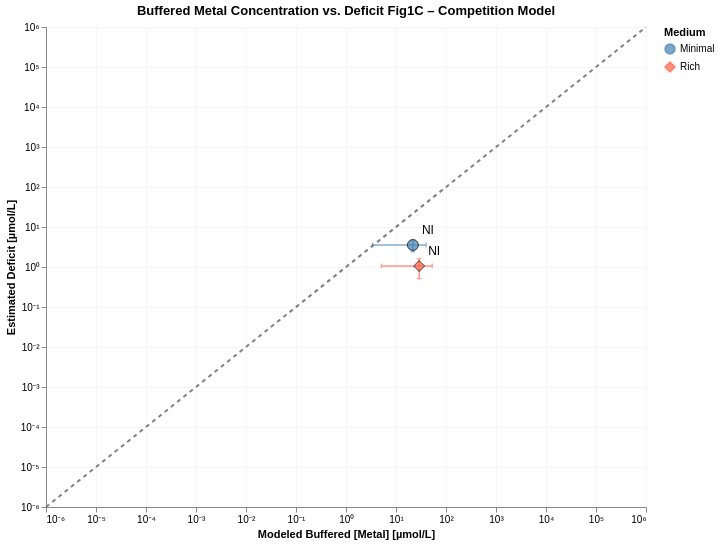

Notebook cell for this chart:
### Code cell
plot_df_comp = build_plot_df(
    est_competition_minimal_lb, est_competition_minimal_ub,
    est_competition_rich_lb,    est_competition_rich_ub,
    deficit_minimal, deficit_rich,
)

df = pl.from_pandas(plot_df_comp).with_columns([
    (pl.col("est_buf_center_M") * 1e6).alias("x_uM"),
    (pl.col("est_buf_lb_M")     * 1e6).alias("x_lb_uM"),
    (pl.col("est_buf_ub_M")     * 1e6).alias("x_ub_uM"),
    (pl.col("deficit_M")        * 1e6).alias("y_uM"),
    (pl.col("deficit_M_err")    * 1e6).alias("y_err_uM"),
])

DOMAIN_MIN = 1e-7   # just below your domain floor of 1e-6

df = df.with_columns([
    pl.max_horizontal(
        pl.col("y_uM") - pl.col("y_err_uM"),
        pl.lit(DOMAIN_MIN)
    ).alias("y_lo_uM"),
    (pl.col("y_uM") + pl.col("y_err_uM")).alias("y_hi_uM"),
])

df = df.filter(pl.col("Element") == "NI")

base = alt.Chart(df).encode(
)
x_scale = alt.Scale(type="log", domain=[1e-6, 1e6])
y_scale = alt.Scale(type="log", domain=[1e-6, 1e6])

_ax_x = alt.Axis(labelExpr=_log_label_unicode, title="Modeled Buffered [Metal] [µmol/L]")
_ax_y = alt.Axis(labelExpr=_log_label_unicode, title="Estimated Deficit [µmol/L]")

ref_line = alt.Chart(ref_df).mark_line(strokeDash=[4,4], color="gray").encode(
    x=alt.X("v:Q", scale=x_scale, axis=_ax_x),
    y=alt.Y("v:Q", scale=y_scale, axis=_ax_y),
)
x_bars = base.mark_errorbar(ticks=True).encode(
    x=alt.X("x_lb_uM:Q", scale=x_scale, title=""),
    x2="x_ub_uM:Q",
    y=alt.Y("y_uM:Q", scale=y_scale),
    color="Medium:N",
)
y_bars = base.mark_errorbar(ticks=True, clip=True).encode(
    x=alt.X("x_uM:Q"),
    y=alt.Y("y_lo_uM:Q",  scale=y_scale, title=''),   # explicit log scale + clamped lower
    y2=alt.Y2("y_hi_uM:Q"),
    color="Medium:N",
)
points = base.mark_point(filled=True, size=120, stroke='black', strokeWidth=1).encode(
    x=alt.X("x_uM:Q", scale=x_scale, axis=_ax_x),
    y=alt.Y("y_uM:Q", scale=y_scale, axis=_ax_y),
    color=alt.Color("Medium:N",
        scale=alt.Scale(domain=["Minimal","Rich"], range=["steelblue","tomato"])),
    shape=alt.Shape("Medium:N",
        scale=alt.Scale(domain=["Minimal","Rich"], range=["circle","diamond"])),
)
# 5. Text labels
labels = base.mark_text(dx=15, dy=-15, fontSize=12).encode(
    x=alt.X("x_uM:Q", scale=alt.Scale(type="log")),
    y=alt.Y("y_uM:Q", scale=alt.Scale(type="log")),
    text="Element:N",
)
chart = (ref_line + x_bars + y_bars + points + labels).properties(
    width=600, height=480,
    title="Buffered Metal Concentration vs. Deficit Fig1C – Competition Model"
).configure_axis(gridColor='#f3f6fa')
# chart.save('notebooks/cofactors/buffer_figures/NI_buffered_metal_vs_deficit_competition.svg')
chart

### Figure 1 — Vega-Lite specification as saved in the notebook (floating-point values rounded to 4 significant figures)
{"config": {"view": {"continuousWidth": 300, "continuousHeight": 300}, "axis": {"gridColor": "#f3f6fa"}}, "layer": [{"data": {"name": "data-1c3ca3cce69c13645fce19fabe446275"}, "mark": {"type": "line", "color": "gray", "strokeDash": [4, 4]}, "encoding": {"x": {"axis": {"labelExpr": "datum.value > 0 ? '10' + replace(replace(replace(replace(replace(replace(replace(replace(replace(replace(replace('' + round(log(datum.value)/LN10), '-','⁻'),'0','⁰'),'1','¹'),'2','²'),'3','³'),'4','⁴'),'5','⁵'),'6','⁶'),'7','⁷'),'8','⁸'),'9','⁹') : '0'", "title": "Modeled Buffered [Metal] [µmol/L]"}, "field": "v", "scale": {"domain": [1e-06, 1000000.0], "type": "log"}, "type": "quantitative"}, "y": {"axis": {"labelExpr": "datum.value > 0 ? '10' + replace(replace(replace(replace(replace(replace(replace(replace(replace(replace(replace('' + round(log(datum.value)/LN10), '-','⁻'),'0','⁰'),'1','¹'),'2','²'),'3','³'),'4','⁴'),'5','⁵'),'6','⁶'),'7','⁷'),'8','⁸'),'9','⁹') : '0'", "title": "Estimated Deficit [µmol/L]"}, "field": "v", "scale": {"domain": [1e-06, 1000000.0], "type": "log"}, "type": "quantitative"}}}, {"data": {"name": "data-d47e79ae879b54f13c2c368abd977312"}, "mark": {"type": "errorbar", "ticks": true}, "encoding": {"color": {"field": "Medium", "type": "nominal"}, "x": {"field": "x_lb_uM", "scale": {"domain": [1e-06, 1000000.0], "type": "log"}, "title": "", "type": "quantitative"}, "x2": {"field": "x_ub_uM"}, "y": {"field": "y_uM", "scale": {"domain": [1e-06, 1000000.0], "type": "log"}, "type": "quantitative"}}}, {"data": {"name": "data-d47e79ae879b54f13c2c368abd977312"}, "mark": {"type": "errorbar", "clip": true, "ticks": true}, "encoding": {"color": {"field": "Medium", "type": "nominal"}, "x": {"field": "x_uM", "type": "quantitative"}, "y": {"field": "y_lo_uM", "scale": {"domain": [1e-06, 1000000.0], "type": "log"}, "title": "", "type": "quantitative"}, "y2": {"field": "y_hi_uM"}}}, {"data": {"name": "data-d47e79ae879b54f13c2c368abd977312"}, "mark": {"type": "point", "filled": true, "size": 120, "stroke": "black", "strokeWidth": 1}, "encoding": {"color": {"field": "Medium", "scale": {"domain": ["Minimal", "Rich"], "range": ["steelblue", "tomato"]}, "type": "nominal"}, "shape": {"field": "Medium", "scale": {"domain": ["Minimal", "Rich"], "range": ["circle", "diamond"]}, "type": "nominal"}, "x": {"axis": {"labelExpr": "datum.value > 0 ? '10' + replace(replace(replace(replace(replace(replace(replace(replace(replace(replace(replace('' + round(log(datum.value)/LN10), '-','⁻'),'0','⁰'),'1','¹'),'2','²'),'3','³'),'4','⁴'),'5','⁵'),'6','⁶'),'7','⁷'),'8','⁸'),'9','⁹') : '0'", "title": "Modeled Buffered [Metal] [µmol/L]"}, "field": "x_uM", "scale": {"domain": [1e-06, 1000000.0], "type": "log"}, "type": "quantitative"}, "y": {"axis": {"labelExpr": "datum.value > 0 ? '10' + replace(replace(replace(replace(replace(replace(replace(replace(replace(replace(replace('' + round(log(datum.value)/LN10), '-','⁻'),'0','⁰'),'1','¹'),'2','²'),'3','³'),'4','⁴'),'5','⁵'),'6','⁶'),'7','⁷'),'8','⁸'),'9','⁹') : '0'", "title": "Estimated Deficit [µmol/L]"}, "field": "y_uM", "scale": {"domain": [1e-06, 1000000.0], "type": "log"}, "type": "quantitative"}}}, {"data": {"name": "data-d47e79ae879b54f13c2c368abd977312"}, "mark": {"type": "text", "dx": 15, "dy": -15, "fontSize": 12}, "encoding": {"text": {"field": "Element", "type": "nominal"}, "x": {"field": "x_uM", "scale": {"type": "log"}, "type": "quantitative"}, "y": {"field": "y_uM", "scale": {"type": "log"}, "type": "quantitative"}}}], "height": 480, "title": "Buffered Metal Concentration vs. Deficit Fig1C – Competition Model", "width": 600, "$schema": "https://vega.github.io/schema/vega-lite/v5.20.1.json", "datasets": {"data-1c3ca3cce69c13645fce19fabe446275": [{"v": 1e-06}, {"v": 1000000.0}], "data-d47e79ae879b54f13c2c368abd977312": [{"Medium": "Minimal", "Element": "NI", "est_buf_lb_M": 3.388e-06, "est_buf_ub_M": 4.014e-05, "est_buf_center_M": 2.176e-05, "deficit_M": 3.546e-06, "deficit_M_err": 1.154e-06, "x_uM": 21.76, "x_lb_uM": 3.388, "x_ub_uM": 40.14, "y_uM": 3.546, "y_err_uM": 1.154, "y_lo_uM": 2.392, "y_hi_uM": 4.7}, {"Medium": "Rich", "Element": "NI", "est_buf_lb_M": 5.067e-06, "est_buf_ub_M": 5.299e-05, "est_buf_center_M": 2.903e-05, "deficit_M": 1.057e-06, "deficit_M_err": 5.487e-07, "x_uM": 29.03, "x_lb_uM": 5.067, "x_ub_uM": 52.99, "y_uM": 1.057, "y_err_uM": 0.5487, "y_lo_uM": 0.5079, "y_hi_uM": 1.605}]}}
